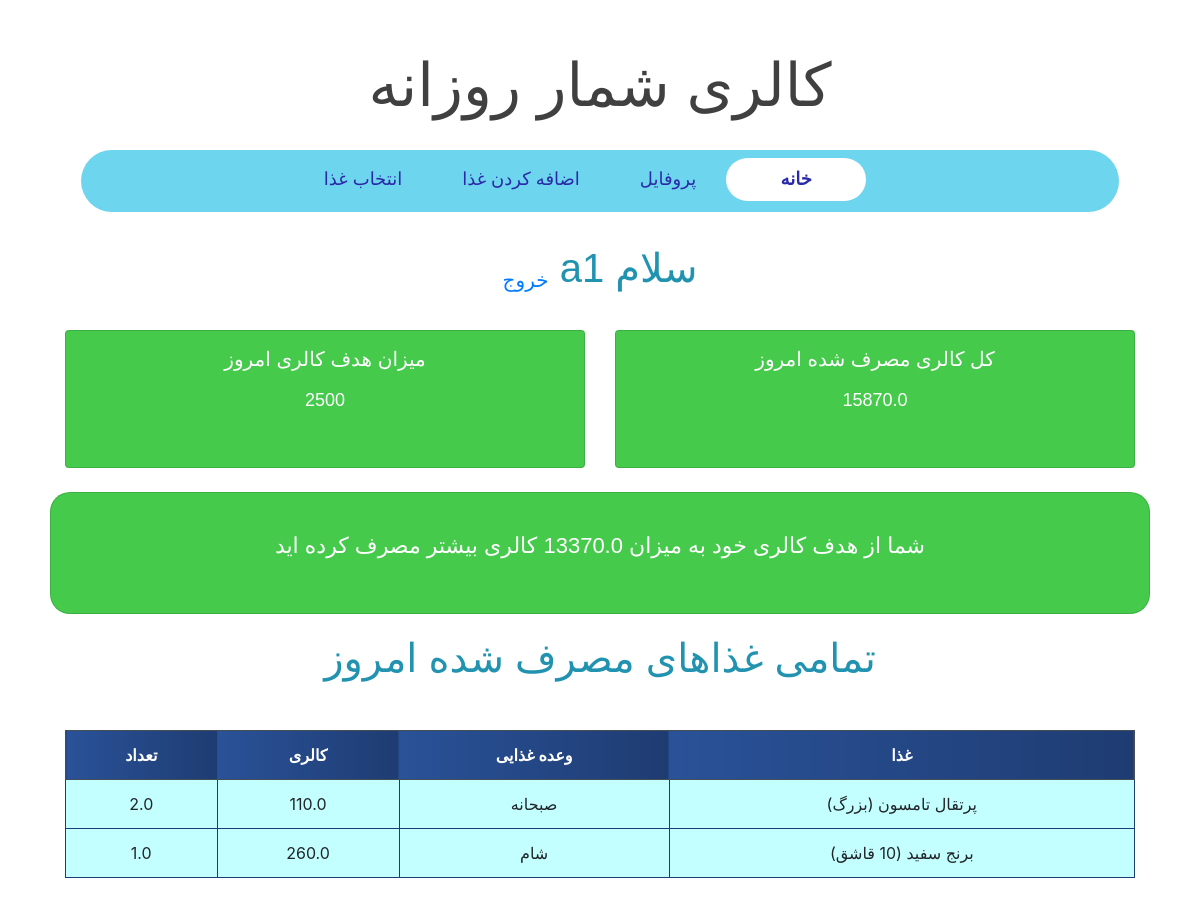
Page / (signed in) on the committed database.
### calories/models.py (models this page shows, shortened)
class Profile(models.Model):
	meals = (
		('صبحانه', 'صبحانه'),
		('نهار', 'نهار'),
		('شام', 'شام'),
	)
	person_of = models.ForeignKey(User,null=True,on_delete=models.CASCADE)
	calorie_count = models.FloatField(default=0,null=True,blank=True)
	food_selected = models.ForeignKey(Food,on_delete=models.CASCADE,null=True,blank=True)
	quantity = models.FloatField(default=0)
	total_calorie = models.FloatField(default=0,null=True)
	date = models.DateField(auto_now_add = True)
	calorie_goal = models.PositiveIntegerField(default=0)
	all_food_selected_today = models.ManyToManyField(Food,through='PostFood',related_name='inventory')
	meal = models.CharField(max_length=50, choices=meals, default='صبحانه')

class PostFood(models.Model):
    profile = models.ForeignKey(Profile,on_delete=models.CASCADE)
    food = models.ForeignKey(Food,on_delete=models.CASCADE)
    calorie_amount = models.FloatField(default=0,null=True,blank=True)
    amount = models.FloatField(default=0)
    option = models.CharField(max_length=50, default='صبحانه')

class Food(models.Model):
	name = models.CharField(max_length=200 ,null=False)
	quantity = models.PositiveIntegerField(null=False,default=0)
	calorie = models.FloatField(null=False,default=0)
	person_of = models.ForeignKey(User,null=True,on_delete=models.CASCADE)

### calories/views.py (the view)
# urls.py: path('', HomePageView,name='home'),
@login_required(login_url='login')
def HomePageView(request):
	calories = Profile.objects.filter(person_of=request.user).last()
	calorie_goal = calories.calorie_goal
	if date.today() > calories.date:
		profile=Profile.objects.create(person_of=request.user)
		profile.save()
	calories = Profile.objects.filter(person_of=request.user).last()
	all_food_today=PostFood.objects.filter(profile=calories)
	calorie_goal_status = calorie_goal -calories.total_calorie
	over_calorie = 0
	if calorie_goal_status < 0 :
		over_calorie = abs(calorie_goal_status)
	context = {
	'total_calorie':calories.total_calorie,
	'calorie_goal':calorie_goal,
	'calorie_goal_status':calorie_goal_status,
	'over_calorie' : over_calorie,
	'food_selected_today':all_food_today
	}
	return render(request, 'home.html',context)

### templates/home.html
{% extends 'base.html' %}
{% block content %}
<h1 id="username" class="text-center mt-4 headline"> سلام {{ request.user }} <sub><a href="{% url 'logout' %}">خروج</a></sub></h1>
<div class="container mt-2">
  <div class="row">
    <div class="col-lg-6 col-sm-12 item ">
      <div class="card item-card card-block">
        <h5 class="card-title mt-3 mb-3 text-center">کل کالری مصرف شده امروز</h5>
        <p class="card-text text-center">{{ total_calorie }}</p>
    </div>
    </div>
    <div class="col-lg-6 col-sm-12 item">
      <div class="card item-card card-block mt-sm-2 mt-lg-0">
        <h5 class="card-title  mt-3 mb-3 text-center">میزان هدف کالری امروز</h5>
        <p class="card-text text-center">{{ calorie_goal }}</p>
  </div>
    </div>
  </div>
</div>
      <div class="card text-white text-center mt-4"  style="border-radius: 20px;">
        <div class="card-body">
          <p class="card-text text-center pt-3" style="font-size:22px">
          {% if calorie_goal_status > 0 %}
      شما نیاز به مصرف  {{ calorie_goal_status }} کالری بیشتر برای رسیدن به هدف خود دارید
      {% elif calorie_goal == 0 %}
      <a href="{% url 'profile' %}"> میزان هدف کالری امروز خود را وارد کنید </a>
      {% else %}
      شما از هدف کالری خود به میزان {{ over_calorie }} کالری بیشتر مصرف کرده اید
      {% endif %} </p>
        </div>
      </div>
<h1 class="headline text-center mt-auto mb-auto">تمامی غذاهای مصرف شده امروز </h1>
<div class="container table-responsive py-5">
<table class="table table-bordered table-hover">
  <thead class="thead-dark">
    <tr class="text-center">
      <th scope="col">غذا</th>
      <th scope="col">وعده غذایی</th>
      <th scope="col">کالری</th>
      <th scope="col">تعداد</th>
    </tr>
  </thead>
  <tbody>
    {% for food in food_selected_today %}
    <tr class="text-center">
      <td> {{ food.food.name }}</td>
      <td> {{ food.option }}</td>
      <td> {{ food.calorie_amount }}</td>
      <td> {{ food.amount }}</td>
    </tr>
    {% endfor %}
  </tbody>
</table>
</div>
{% endblock content %}

### static/css/base.css (style rules this page uses)
a { text-decoration:none !important; }
body { font-family: Arial; background-color: #3498DB; padding: 50px; }
#username { font-family: 'Arial'; padding-top:0px; padding-bottom:30px; }
#username sub { font-size: 20px; }
.item { padding-left:5px; padding-right:5px; }
.card { background: #45ca4c; background: -webkit-linear-gradient(to right, #45ca4c, #45ca4c); background: linear-gradient(to right, #45ca4c, #45ca4c); color:white; }
.item-card { transition:0.5s; cursor:pointer; }
.card-text { height:80px; font-size: 18px; }
.card::before, .card::after { position: absolute; top: 0; right: 0; bottom: 0; left: 0; transform: scale3d(0, 0, 1); transition: transform .3s ease-out 0s; background: rgba(255, 255, 255, 0.1); content: ''; pointer-events: none; }
.card::before { transform-origin: left top; }
.card::after { transform-origin: right bottom; }
th { background: #2a5298; background: -webkit-linear-gradient(to right, #2a5298, #1e3c72); background: linear-gradient(to right, #2a5298, #1e3c72); }
.card { font-family: 'Arial'; }
.headline { text-align: right; font-family: 'Arial'; padding-top:20px; color: #2193b0; color: -webkit-linear-gradient(to right, #6dd5ed, #2193b0); color: linear-gradient(to right, #6dd5ed, #2193b0); }
.table { background-color: rgb(195, 255, 255); color: #ad1818; }
table.table-bordered > thead > tr > th { border:1px solid #1e3c72; }
table.table-bordered > tbody > tr > td { border:1px solid #1e3c72; }

### rows in the picture
Profile: total_calorie "15870.0"
PostFood: food.name "پرتقال تامسون (بزرگ)", option "صبحانه", calorie_amount "110.0", amount "2.0"
PostFood: food.name "برنج سفید (10 قاشق)", option "شام", calorie_amount "260.0", amount "1.0"

### other values in the picture
{{ calorie_goal }} "2500"
{{ over_calorie }} "13370.0"
